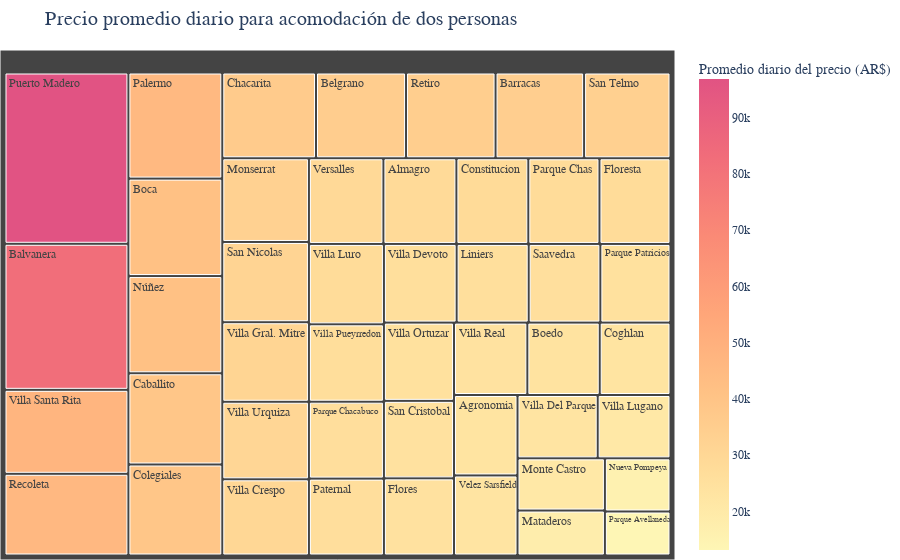

The notebook cell this image was saved under:
### Markdown cell above
## Precio del alojamiento

### Code cell
feq = listings[listings['accommodates'] == 2]
feq = feq.groupby('neighbourhood')['price'].mean().sort_values(ascending=True)
data_accommodates = pd.DataFrame({'Neighbourhood': feq.index, 'Average Price': feq.values})
fig_accommodates = px.treemap(data_accommodates, path=['Neighbourhood'], values='Average Price',
                              color='Average Price', color_continuous_scale='Pinkyl',
                              title='Precio promedio diario para acomodación de dos personas',
                              labels={'Average Price': 'Promedio diario del precio (AR$)', 'Neighbourhood': 'Barrio'})

fig_accommodates.update_layout(
    font=dict(family="Arial, sans-serif"),
    title_font=dict(family="Arial, sans-serif", size=20),
    legend_title_font=dict(family="Arial, sans-serif"),
    legend_font=dict(family="Arial, sans-serif"),
    margin=dict(l=0, r=0, b=0, t=50)  
)

fig_accommodates.show()

### Figure 1 — Plotly figure (JSON) as saved in the notebook; plotly's stock layout.template omitted (floating-point values rounded to 4 significant figures)
{"data": [{"branchvalues": "total", "customdata": [[23300.0], [28540.0], [82580.0], [34650.0], [35230.0], [41750.0], [23900.0], [39080.0], [36670.0], [23390.0], [38990.0], [28120.0], [24670.0], [27780.0], [25860.0], [17920.0], [33100.0], [20815], [15910.0], [41650.0], [45450.0], [13170.0], [26320.0], [27820.0], [25160.0], [26310.0], [96850.0], [46190.0], [35030.0], [25730.0], [24790.0], [31720.0], [33810.0], [23190.0], [29130.0], [30120.0], [23170.0], [26090.0], [31450.0], [21030.0], [27510.0], [25030.0], [26480.0], [24230], [47480.0], [30650.0]], "domain": {"x": [0, 1], "y": [0, 1]}, "hovertemplate": "labels=%{label}<br>Average Price_sum=%{value}<br>parent=%{parent}<br>id=%{id}<br>Promedio diario del precio (AR$)=%{color}<extra></extra>", "ids": ["Agronomia", "Almagro", "Balvanera", "Barracas", "Belgrano", "Boca", "Boedo", "Caballito", "Chacarita", "Coghlan", "Colegiales", "Constitucion", "Flores", "Floresta", "Liniers", "Mataderos", "Monserrat", "Monte Castro", "Nueva Pompeya", "Núñez", "Palermo", "Parque Avellaneda", "Parque Chacabuco", "Parque Chas", "Parque Patricios", "Paternal", "Puerto Madero", "Recoleta", "Retiro", "Saavedra", "San Cristobal", "San Nicolas", "San Telmo", "Velez Sarsfield", "Versalles", "Villa Crespo", "Villa Del Parque", "Villa Devoto", "Villa Gral. Mitre", "Villa Lugano", "Villa Luro", "Villa Ortuzar", "Villa Pueyrredon", "Villa Real", "Villa Santa Rita", "Villa Urquiza"], "labels": ["Agronomia", "Almagro", "Balvanera", "Barracas", "Belgrano", "Boca", "Boedo", "Caballito", "Chacarita", "Coghlan", "Colegiales", "Constitucion", "Flores", "Floresta", "Liniers", "Mataderos", "Monserrat", "Monte Castro", "Nueva Pompeya", "Núñez", "Palermo", "Parque Avellaneda", "Parque Chacabuco", "Parque Chas", "Parque Patricios", "Paternal", "Puerto Madero", "Recoleta", "Retiro", "Saavedra", "San Cristobal", "San Nicolas", "San Telmo", "Velez Sarsfield", "Versalles", "Villa Crespo", "Villa Del Parque", "Villa Devoto", "Villa Gral. Mitre", "Villa Lugano", "Villa Luro", "Villa Ortuzar", "Villa Pueyrredon", "Villa Real", "Villa Santa Rita", "Villa Urquiza"], "marker": {"coloraxis": "coloraxis", "colors": [23300.0, 28540.0, 82580.0, 34650.0, 35230.0, 41750.0, 23900.0, 39080.0, 36670.0, 23390.0, 38990.0, 28120.0, 24670.0, 27780.0, 25860.0, 17920.0, 33100.0, 20815, 15910.0, 41650.0, 45450.0, 13170.0, 26320.0, 27820.0, 25160.0, 26310.0, 96850.0, 46190.0, 35030.0, 25730.0, 24790.0, 31720.0, 33810.0, 23190.0, 29130.0, 30120.0, 23170.0, 26090.0, 31450.0, 21030.0, 27510.0, 25030.0, 26480.0, 24230, 47480.0, 30650.0]}, "name": "", "parents": ["", "", "", "", "", "", "", "", "", "", "", "", "", "", "", "", "", "", "", "", "", "", "", "", "", "", "", "", "", "", "", "", "", "", "", "", "", "", "", "", "", "", "", "", "", ""], "type": "treemap", "values": [23300.0, 28540.0, 82580.0, 34650.0, 35230.0, 41750.0, 23900.0, 39080.0, 36670.0, 23390.0, 38990.0, 28120.0, 24670.0, 27780.0, 25860.0, 17920.0, 33100.0, 20815, 15910.0, 41650.0, 45450.0, 13170.0, 26320.0, 27820.0, 25160.0, 26310.0, 96850.0, 46190.0, 35030.0, 25730.0, 24790.0, 31720.0, 33810.0, 23190.0, 29130.0, 30120.0, 23170.0, 26090.0, 31450.0, 21030.0, 27510.0, 25030.0, 26480.0, 24230, 47480.0, 30650.0]}], "layout": {"coloraxis": {"colorbar": {"title": {"text": "Promedio diario del precio (AR$)"}}, "colorscale": [[0, "rgb(254, 246, 181)"], [0.1667, "rgb(255, 221, 154)"], [0.3333, "rgb(255, 194, 133)"], [0.5, "rgb(255, 166, 121)"], [0.6667, "rgb(250, 138, 118)"], [0.8333, "rgb(241, 109, 122)"], [1, "rgb(225, 83, 131)"]]}, "font": {"family": "Arial, sans-serif"}, "legend": {"font": {"family": "Arial, sans-serif"}, "title": {"font": {"family": "Arial, sans-serif"}}, "tracegroupgap": 0}, "margin": {"b": 0, "l": 0, "r": 0, "t": 50}, "title": {"font": {"family": "Arial, sans-serif", "size": 20}, "text": "Precio promedio diario para acomodación de dos personas"}}}
